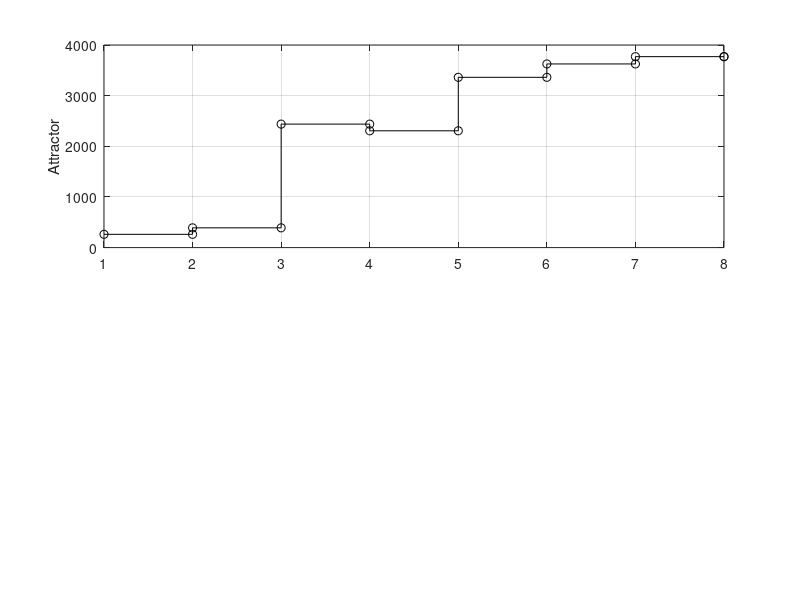

This chart was generated by the following MATLAB code: (Note: this script raises an error after producing the figure.)
%This code computes the FOS-GRN under the effect of the controller

clear all
clc
%% Initial conditions
%I1=[0 0 0 0 1 0 0 0 0 0 1 0 0] size of basin=136, De=260
%I2=[0 0 0 0 1 0 0 0 0 0 1 1 0] size of basin=136, De=262
%I3=[0 0 0 0 1 0 0 0 0 0 1 1 1] size of basin=72, De=263
%I4=[0 0 0 0 1 0 0 0 0 0 1 0 1] size of basin=72, De=261
%SE=[0 1 1 0 0 1 0 1 0 1 0 0 0] size of basin=812
%PE1=[0 1 1 1 0 1 0 1 1 1 0 0 0] size of basin=12
%PE2=[0 1 1 1 0 1 0 1 1 1 0 1 0] size of basin=824
%ST1=[1 0 1 1 0 1 1 1 1 1 0 0 0] size of basin=94
%ST2=[1 0 1 1 0 1 1 1 1 1 0 1 0] size of basin=3064
%CAR=[1 0 1 0 0 1 1 1 1 1 0 0 0] size of basin=2970
x0=[0 0 0 0 1 0 0 0 0 0 1 1 0];
AG=x0(:,1);
AP1=x0(:,2);
AP2=x0(:,3);
AP3=x0(:,4);
EMF1=x0(:,5);
FT=x0(:,6);
FUL=x0(:,7);
LFY=x0(:,8);
PI=x0(:,9);
SEP=x0(:,10);
TFL1=x0(:,11);
UFO=x0(:,12);
WUS=x0(:,13);
%% Simulation on sth steps
i=1;
s=7;
AG(:,i)=AG;
AP1(:,i)=AP1;
AP2(:,i)=AP2;
AP3(:,i)=AP3;
EMF1(:,i)=EMF1;
FT(:,i)=FT;
FUL(:,i)=FUL;
LFY(:,i)=LFY;
PI(:,i)=PI;
SEP(:,i)=SEP;
TFL1(:,i)=TFL1;
LFY(:,i)=LFY;
UFO(:,i)=UFO;
WUS(:,i)=WUS;
u1=[1 1 0 0 0 0 0];
% u2=[1 0 1 1 1];
% u3=[1 1 0 1 1];
% u4=[1 1 1 1 1 1 1 1 1 0 1];
x0=[AG(:,1) AP1(:,1) AP2(:,1) AP3(:,1) EMF1(:,1) FT(:,1) FUL(:,1) LFY(:,1) PI(:,1) SEP(:,1) TFL1(:,1) UFO(:,1) WUS(:,1)]


for i=1:s
    AG(:,i+1)=(not(EMF1(:,i)) & not(TFL1(:,i)) & not(AP2(:,i)))|(not(EMF1(:,i)) & LFY(:,i) & not(AP1(:,i)))|(not(EMF1(:,i)) & not(AP2(:,i)) & LFY(:,i))|(not(EMF1(:,i)) & not(TFL1(:,i)) & LFY(:,i) & (AG(:,i) & SEP(:,i)))|(not(EMF1(:,i)) & (LFY(:,i) & WUS(:,i)));
    AP1(:,i+1)=(not(AG(:,i)) & not(TFL1(:,i)))|(FT(:,i) & LFY(:,i) & not(AG(:,i)))|(FT(:,i) & not(AG(:,i)) & not(PI(:,i)))|(LFY(:,i) & not(AG(:,i)) & not(PI(:,i)))|(FT(:,i) & not(AG(:,i)) & not(AP3(:,i)))|(LFY(:,i) & not(AG(:,i)) & not(AP3(:,i)));
    AP2(:,i+1)=not(TFL1(:,i));
    AP3(:,i+1)=(LFY(:,i) & UFO(:,i))|(PI(:,i) & SEP(:,i) & AP3(:,i) & (AG(:,i)|AP1(:,i)));
    EMF1(:,i+1)=not(LFY(:,i));
    FT(:,i+1)=(not(EMF1(:,i)))|u1(:,i);
    FUL(:,i+1)=not(AP1(:,i)) & not(TFL1(:,i));
    LFY(:,i+1)=not(EMF1(:,i))|not(TFL1(:,i));
    PI(:,i+1)=(LFY(:,i) & (AG(:,i)|AP3(:,i)))|(PI(:,i) & SEP(:,i) & AP3(:,i) & (AG(:,i)|AP1(:,i)));
    SEP(:,i+1)=LFY(:,i);
    TFL1(:,i+1)=not(AP1(:,i)) & (EMF1(:,i) & not(LFY(:,i)));
    UFO(:,i+1)=UFO(:,i);
    WUS(:,i+1)=WUS(:,i) & (not(AG(:,i))|not(SEP(:,i)));
    xt(i,:)=[AG(:,i+1) AP1(:,i+1) AP2(:,i+1) AP3(:,i+1) EMF1(:,i+1) FT(:,i+1) FUL(:,i+1) LFY(:,i+1) PI(:,i+1) SEP(:,i+1) TFL1(:,i+1) UFO(:,i+1) WUS(:,i+1)];
end
xt
xd=[AG(:,s+1) AP1(:,s+1) AP2(:,s+1) AP3(:,s+1) EMF1(:,s+1) FT(:,s+1) FUL(:,s+1) LFY(:,s+1) PI(:,s+1) SEP(:,s+1) TFL1(:,s+1) UFO(:,s+1) WUS(:,s+1)]

r1=bin2dec(num2str([x0; xt]));
%  stairs(r1,'-k')

subplot(2,1,1)
stairs(r1,'-ok')
grid on
ylabel('Attractor')
refline(0,260);%I1
% refline(0,262);%I2
% refline(0,263);%I3
% refline(0,261);%I4
% refline(0,3240);%SE
% refline(0,3768);%PE1
 refline(0,3770);%PE2
% refline(0,5880);%ST1
% refline(0,5368);%CAR


subplot(2,1,2)
stairs(u1,'-ok')
grid on
ylabel('u_1(s)')

% subplot(4,1,3)
% stairs(u2,'-ok')
% grid on
% ylabel('u_2(s)')
% 
% subplot(4,1,4)
% stairs(u3,'-ok')
% grid on
% xlabel('s')
% ylabel('u_3(s)')

% subplot(5,1,5)
% stairs(u4,'-ok')
% grid on
% xlabel('s')
% ylabel('u_4(s)')


